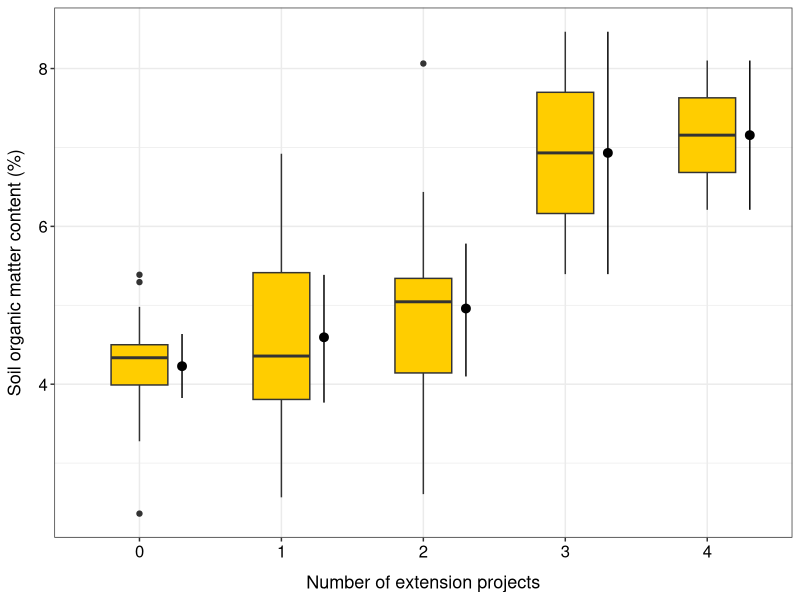
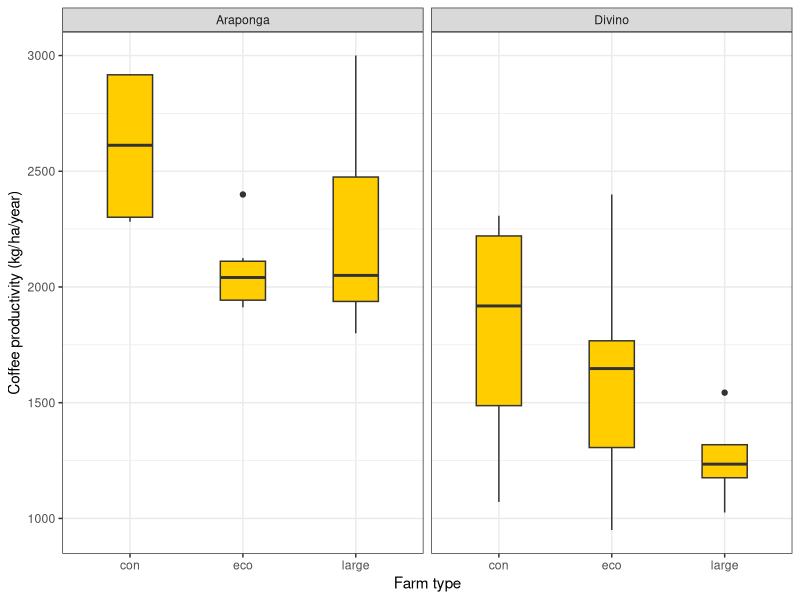
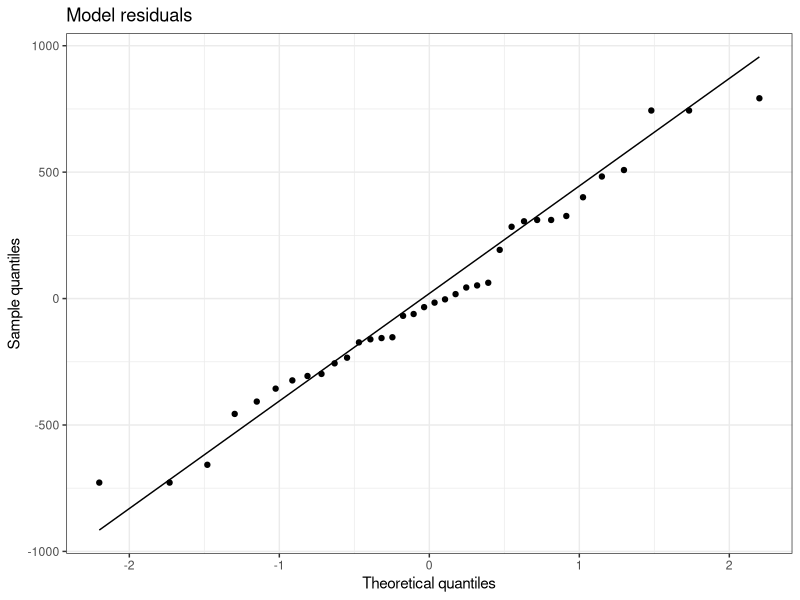
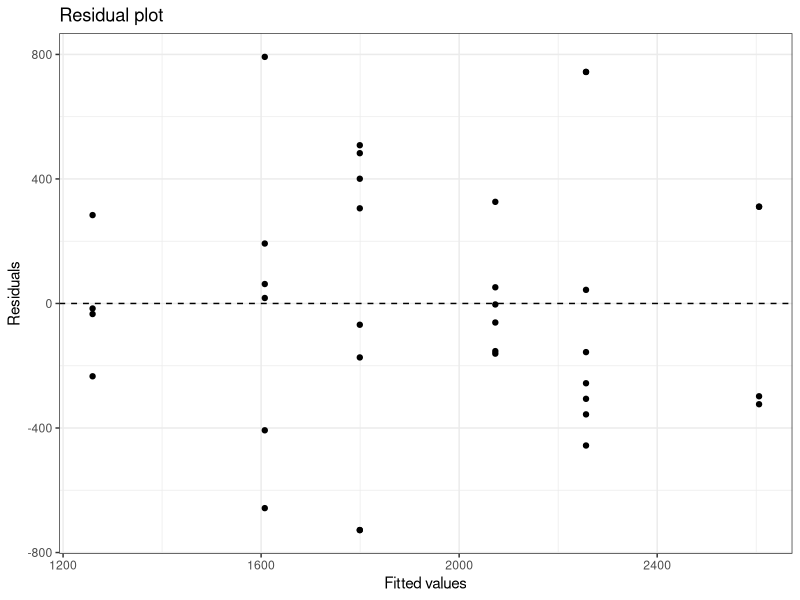

These figures' R source, in order:
## ---- chunk 1
#| eval: true 
#| echo: true 
#| message: false 
#| warning: false  

library(readxl) 
library(tidyverse)
library(rstatix)
## ---- chunk 2
#| eval: true 
#| echo: true 
#| message: false 
#| warning: false  

#Option 1 (csv file) 
data <- read_csv("gss_statistics_master_data_set2.csv")  

#Option 2 (Excel file) 
data <- read_excel("gss_statistics_master_data_set2.xlsx")
## ---- chunk 3
#| eval: true 
#| echo: true 
#| message: false 
#| warning: false

data$farm_type <- as.factor(data$farm_type)
## ---- chunk 4
#| eval: true 
#| echo: true 
#| message: false 
#| warning: false

levels(data$farm_type)
## ---- chunk 5
#| eval: true 
#| echo: true 
#| message: false 
#| warning: false

#For hypothesis 1
c1 <- c(-1, 2, -1)

#For hypothesis 2
c2 <- c(-1, 0, 1)
## ---- chunk 6
#| eval: true 
#| echo: true 
#| message: false 
#| warning: false

contrast.matrix <- cbind(c1, c2)
## ---- chunk 7
#| eval: true 
#| echo: true 
#| message: false 
#| warning: false

contrasts(data$farm_type) <- contrast.matrix
## ---- chunk 8
#| eval: true
#| echo: true
#| message: false
#| warning: false

#Fit ANOVA model
model <- aov(SOM ~ farm_type,
             data = data)

#Show ANOVA table
summary(model)
## ---- chunk 9
#| eval: true
#| echo: true
#| message: false
#| warning: false

summary(model, 
        split=list(farm_type=list("Eco vs. Con and Large"=1, 
                                  "Con vs. Large" = 2)))
## ---- chunk 10
#| eval: true 
#| echo: true 
#| message: false 
#| warning: false

data$n_ext_projects <- as.factor(data$n_ext_projects)
## ---- chunk 11
#| eval: true 
#| echo: true 
#| message: false 
#| warning: false

contrast.matrix.poly <- contr.poly(n=5)
## ---- chunk 12
#| eval: true 
#| echo: true 
#| message: false 
#| warning: false

contrasts(data$n_ext_projects) <- contrast.matrix.poly
## ---- chunk 13
#| eval: true
#| echo: true
#| message: false
#| warning: false

#Fit ANOVA model
model <- aov(SOM ~ n_ext_projects,
             data = data)

#Show ANOVA table
summary(model)
## ---- chunk 14
#| eval: true
#| echo: true
#| message: false
#| warning: false

summary(model, 
        split=list(n_ext_projects=list("Linear"=1, 
                                       "Quadratic" = 2)))
## ---- chunk 15
#| eval: true
#| echo: false
#| warning: false
#| message: false
#| fig-width: 5
#| fig-height: 4.5
#| fig-align: center
#| fig-cap: "Relationship between the number of extension projects and soil organic matter content. Summary statistics shown on the right side of each boxplot show the mean ± 95% CI."
#| label: fig-SOMprojects

ggplot(data, aes(x=n_ext_projects, y=SOM))+
    geom_boxplot(width=0.4, fill="#FFCD00")+
    stat_summary(fun.data = "mean_cl_boot", position=position_nudge(x=0.3))+
    theme_bw()+
    xlab("Number of extension projects")+
    ylab("Soil organic matter content (%)")+
    theme(axis.text = element_text(color="black", size=12),
          axis.title.y = element_text(margin=margin(r=10), size=13),
          axis.title.x = element_text(margin=margin(t=10), size=13))
## ---- chunk 16
#| eval: true
#| echo: true
#| warning: false
#| message: false
#| fig-width: 7
#| fig-height: 4
#| fig-align: center
#| fig-cap: "Effects of farm type and municipality on coffee productivity."
#| label: fig-twowayanova

ggplot(data = data, mapping = aes(x = farm_type,
                                  y = coffee_prod)) +
  geom_boxplot(width = 0.4,
               fill = "#FFCD00")+ #Create a box plot
  xlab("Farm type")+ #Change name of x axis
  ylab("Coffee productivity (kg/ha/year)")+ #Change name of y axis
  theme_bw()+ #This creates a black/white plot
  facet_wrap(~municipality)
## ---- chunk 17
#| eval: true
#| echo: true
#| message: false
#| warning: false

data$farm_type <- as.factor(data$farm_type)
data$municipality <- as.factor(data$municipality)
## ---- chunk 18
#| eval: true
#| echo: true
#| message: false
#| warning: false

model <- aov(coffee_prod ~ farm_type*municipality,
             data = data)
## ---- chunk 19
#| eval: true
#| echo: true
#| message: false
#| warning: false

summary(model)
## ---- chunk 20
#| eval: true
#| echo: true
#| message: false
#| warning: false

eta_squared(model)
## ---- chunk 21
#| eval: true
#| echo: true 
#| message: false 
#| warning: false  

data$coffee_prod_residuals <- residuals(model)
## ---- chunk 22
#| eval: true
#| echo: true
#| message: false 
#| warning: false  

shapiro.test(data$coffee_prod_residuals)
## ---- chunk 23
#| eval: true
#| echo: true 
#| message: false
#| warning: false 
#| fig-align: center
#| fig-height: 6
#| fig-width: 6  

ggplot(data, aes(sample = coffee_prod_residuals)) +
    stat_qq() +   
    stat_qq_line() +   
    theme_bw() +   
    xlab("Theoretical quantiles")+   
    ylab("Sample quantiles")+   
    ggtitle("Model residuals")
## ---- chunk 24
#| eval: true
#| echo: true
#| message: false
#| warning: false  

data$coffee_prod_fitted <- fitted(model)
## ---- chunk 25
#| eval: true
#| echo: true 
#| message: false 
#| warning: false 
#| fig-align: center 
#| fig-height: 6 
#| fig-width: 6  

ggplot(data, aes(x = coffee_prod_fitted,
                 y = coffee_prod_residuals)) +   
    geom_point() + #Add points to the plot   
    geom_hline(yintercept = 0,              
               linetype = "dashed")+ #Add horizontal dashed line at y=0   
    theme_bw() +   
    xlab("Fitted values")+   
    ylab("Residuals")+   
    ggtitle("Residual plot")
## ---- chunk 26
#| eval: true
#| echo: true
#| message: false
#| warning: false

TukeyHSD(model)
